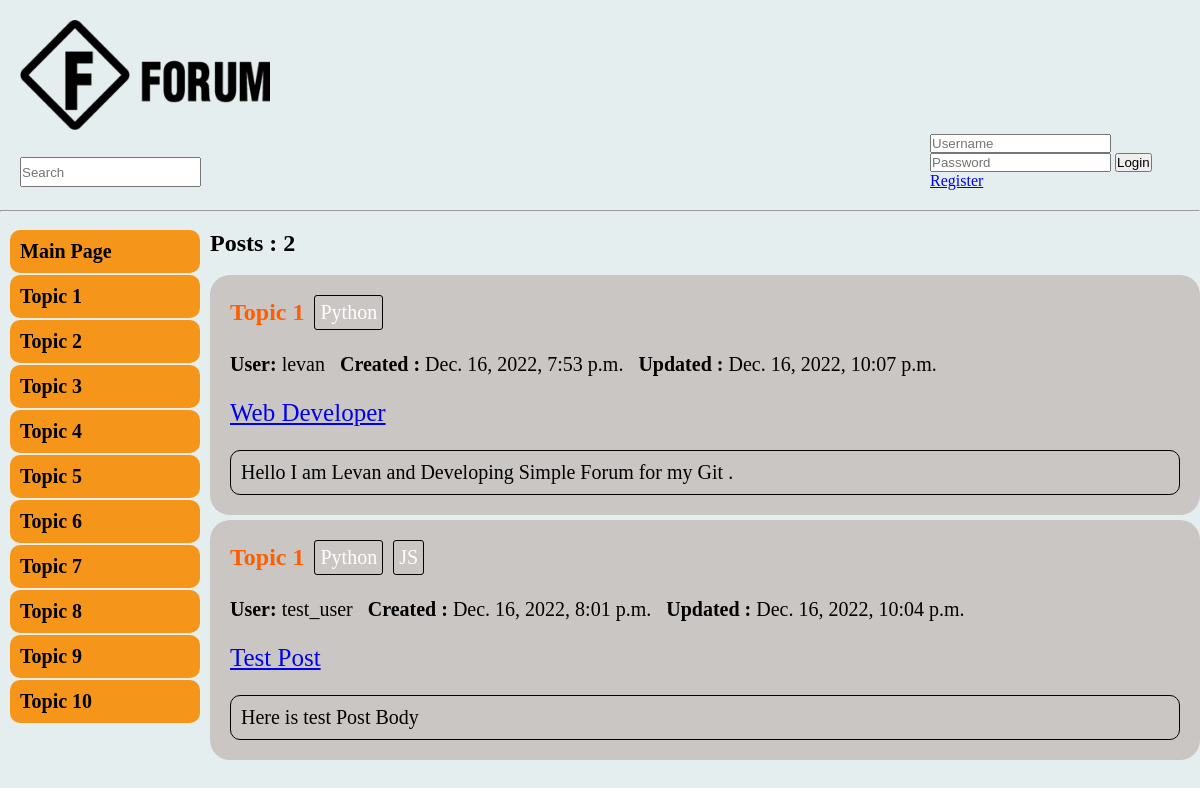
/?q=1, run on an earlier commit of the app's database.
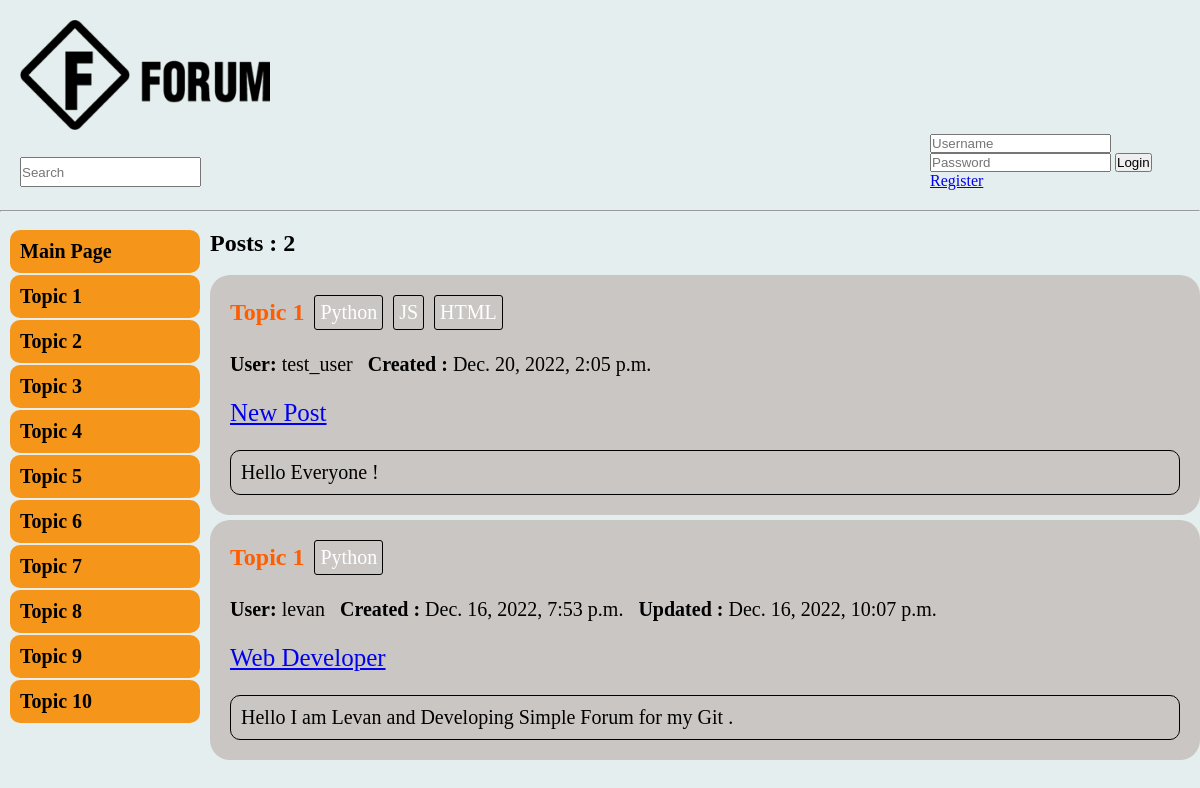
And on a later commit of the database.
### forum/models.py (models this page shows, shortened)
class Topic(models.Model):
    name = models.CharField(max_length=50)

class Post(models.Model):
    name = models.CharField(max_length=50)
    user = models.ForeignKey(User, on_delete=models.CASCADE, blank=True)
    topic = models.ForeignKey('Topic', on_delete=models.CASCADE)
    body = models.TextField(max_length=200)
    tags = models.ManyToManyField('Tag', blank=True)
    created = models.DateTimeField(auto_now_add=True)
    updated = models.DateTimeField(auto_now=True)
    class Meta:
        ordering = ['-updated','-created']

class Tag(models.Model):
    name = models.CharField(max_length=20)
    def __str__(self) -> str:
        return self.name

### forum/views.py (the view)
# urls.py: path('', home, name = "home"),
def home(request):
    if request.GET.get('q'):
        posts = Post.objects.filter(topic = request.GET.get('q'))
    elif request.GET.get('search'):
        posts = Post.objects.filter(Q(name__contains = request.GET.get('search')) |
        Q(body__contains = request.GET.get('search')) |
        Q(tags__name__contains = request.GET.get('search')) )
    else:
        posts = Post.objects.all()
    topics = Topic.objects.all()
    context =  {'topics':topics, 'posts':posts }
    return render(request, 'forum/main.html', context)

### forum/templates/forum/main.html (shortened to what this page needs)
{%extends 'base.html' %}
{% block content %}
<div class="topics">
    <a href="{% url 'home' %}"><p>Main Page</p></a>
    {%for topic in topics%}
    <a href="{% url 'home' %}?q={{topic.id}}"><p>{{topic.name}}</p></a>
    {%endfor%}
</div>
{%if each_post %}
<div class="posts">
    <div class="post">
        <div class="topic_tags">
        <a style="text-decoration: none; font-size: larger; font-weight: bold; color: #ff5e00;" href="{% url 'home' %}?q={{post.topic.id}}"><p>{{post.topic.name}}</p></a>
        {%for tag in post.tags.all%}
        <p class="tag">{{tag}}</p>
        {%endfor%}
        </div>
        <br>
        <p><b> User: </b> {{post.user}} &nbsp; <b> Created : </b> {{post.created}} &nbsp; {%if post.created != post.updated %}<b> Updated : </b>{{post.updated}} {%endif%}   </p>
        <br>
        <a href="{%url 'post-page' post.id %}"> <p style="font-size: 25px">{{post.name}}</p></a>
        <br>
        <div style="border: 1px solid black; border-radius: 10px; padding: 10px;">
            {{post.body}}
        </div>
        {%if request.user == post.user%}
        <br>
        <div>
        <a href="{% url 'edit-post'  post.id %}">Edit</a> <a href="{% url 'delete-post' post.id%}">Delete</a>
        </div>
        {%endif%}
    </div>
    <div>
        {%for comment in comments%}
        <div class="each_post">
            <p><b> User: </b> {{comment.user}} &nbsp; <b> Created : </b> {{comment.created}} &nbsp; {%if comment.created != comment.updated %}<b> Updated : </b>{{comment.updated}} {%endif%}   </p>
            <br>
            <div class="each_post_body">
                {{comment.body}}
            </div>
            {%if request.user == comment.user%}
            <br>
            <br>
            <div>
            <a href="{% url 'edit-comment' post.id comment.id  %}">Edit</a>  <a href="{% url 'delete-comment' comment.id%}">Delete</a>
            </div>
            {%endif%}
        </div>
        <br>
        {%endfor%}
        <div style="position: sticky; bottom: 10px; width: 100%; border-radius: 10px;">
            <form action="" method="POST" id="comment_form">
                {%csrf_token%}
                {{form.as_div}}
                <div>
                    <input type="Submit" value="Comment" style="padding: 5px; padding: 10px; background-color: rgb(31, 255, 31); font-weight: bold;"  >
                </div>
            </form>
        </div>
    </div>
{%else%}
<div class="posts">
    <h1>Posts :   {{posts.count}}</h1>
    <br>
    {%for post in posts%}
    <div class="post">
        <div class="topic_tags">
        <a style="text-decoration: none; font-size: larger; font-weight: bold; color: #ff5e00;" href="{% url 'home' %}?q={{post.topic.id}}"><p>{{post.topic.name}}</p></a>
        {%for tag in post.tags.all%}
        <p class="tag">{{tag}}</p>
        {%endfor%}
        </div>
        <br>
        <p><b> User: </b> {{post.user}} &nbsp; <b> Created : </b> {{post.created}} &nbsp; {%if post.created != post.updated %}<b> Updated : </b>{{post.updated}} {%endif%}   </p>
        <br>
        <a href="{%url 'post-page' post.id %}"> <p style="font-size: 25px">{{post.name}}</p></a>
        <br>
        <div style="border: 1px solid black; border-radius: 10px; padding: 10px;">
            {{post.body}}
        </div>
    </div>
    {%endfor%}
</div>
{%endif%}
{%endblock%}

### templates/base.html (shortened to what this page needs)
{%load static%}
<!DOCTYPE html>
<html lang="en">
<head>
    <link rel="stylesheet" href="{% static 'css/style.css' %}">
</head>
<body>
    <nav>
        {%include 'navbar.html' %}
    </nav>
    <hr>
    <br>
    <section>
    {% block content %}
    {%endblock%}
    </section>
</body>
</html>

### templates/navbar.html (shortened to what this page needs)
{%load static%}
<div>
<a href="/"><img src="{% static 'images/forum.png'%}" alt=""></a>
</div>
<div  class="panel" >
    <div>
    <form action="{%url 'home'%}" >
        <input type="text" name="search" placeholder="Search"  class="search"  >
    </form>
</div>
<div style="display: flex; flex-direction: row; justify-content: space-between; align-items: center; width:250px;">
    {%if user.is_authenticated %}
    <p>@{{ request.user.username }}</p>
    <a style="display: block; text-decoration: none; font-size: 20px; " href="{% url 'create-post' %}">Create Post</a>
    <a  style="display: block; text-decoration: none; color: red;" href="{%url 'logout'%}"> <b>Logout!</b></a>
    {%else%}
    <form action="{%url 'login' %}" method="POST" >
        <input type="text" name="username" placeholder="Username">
        <br>
        <input type="password" name="password" placeholder="Password">
        <input type="Submit" value="Login">
        <a style="display: block;" href="{% url 'register' %}">Register</a>
    </form>
    {%endif%}
</div>
</div>

### static/css/style.css (style rules this page uses)
* { padding: 0px; margin: 0px; box-sizing: border-box; }
body { background-color: rgb(229, 238, 238); }
nav { width: 100%; height: auto; padding: 20px; }
nav img { width: 250px; height: 110px; }
.search { margin-top: 20px; height: 30px; }
.panel { display: flex; flex-direction: row; align-items: center; justify-content: space-between; }
section { display: grid; grid-template-columns: 1fr 5fr; }
.topics { margin-left: 10px; }
.topics a { text-decoration: none; width: 100%; }
.topics p { padding: 10px; margin-bottom: 2px; font-size: 20px; background-color: rgb(245, 150, 26); border-radius: 10px; color: rgb(0, 0, 0); font-weight: bold; }
.posts { margin-left: 10px; }
.post { background-color: hsl(24, 5%, 78%); padding: 20px; margin-bottom: 5px; border-radius: 20px; font-size: 20px; }
.topic_tags { display: flex; flex-direction: row; align-items: center; }
.tag { border: 1px solid black; padding: 5px; margin-left: 10px; color: white; border-radius: 3px; }

What changed in the data, as far as the page shows it:
removed Post: topic.name "Topic 1", user "test_user", created "Dec. 16, 2022, 8:01 p.m.", updated "Dec. 16, 2022, 10:04 p.m.", name "Test Post", body "Here is test Post Body", Tag (name "Python"), Tag (name "JS")
added Post: topic.name "Topic 1", user "test_user", created "Dec. 20, 2022, 2:05 p.m.", name "New Post", body "Hello Everyone !", Tag (name "Python"), Tag (name "JS")
now on this page (row unchanged): Tag: name "HTML", shown under "Topic 1"
